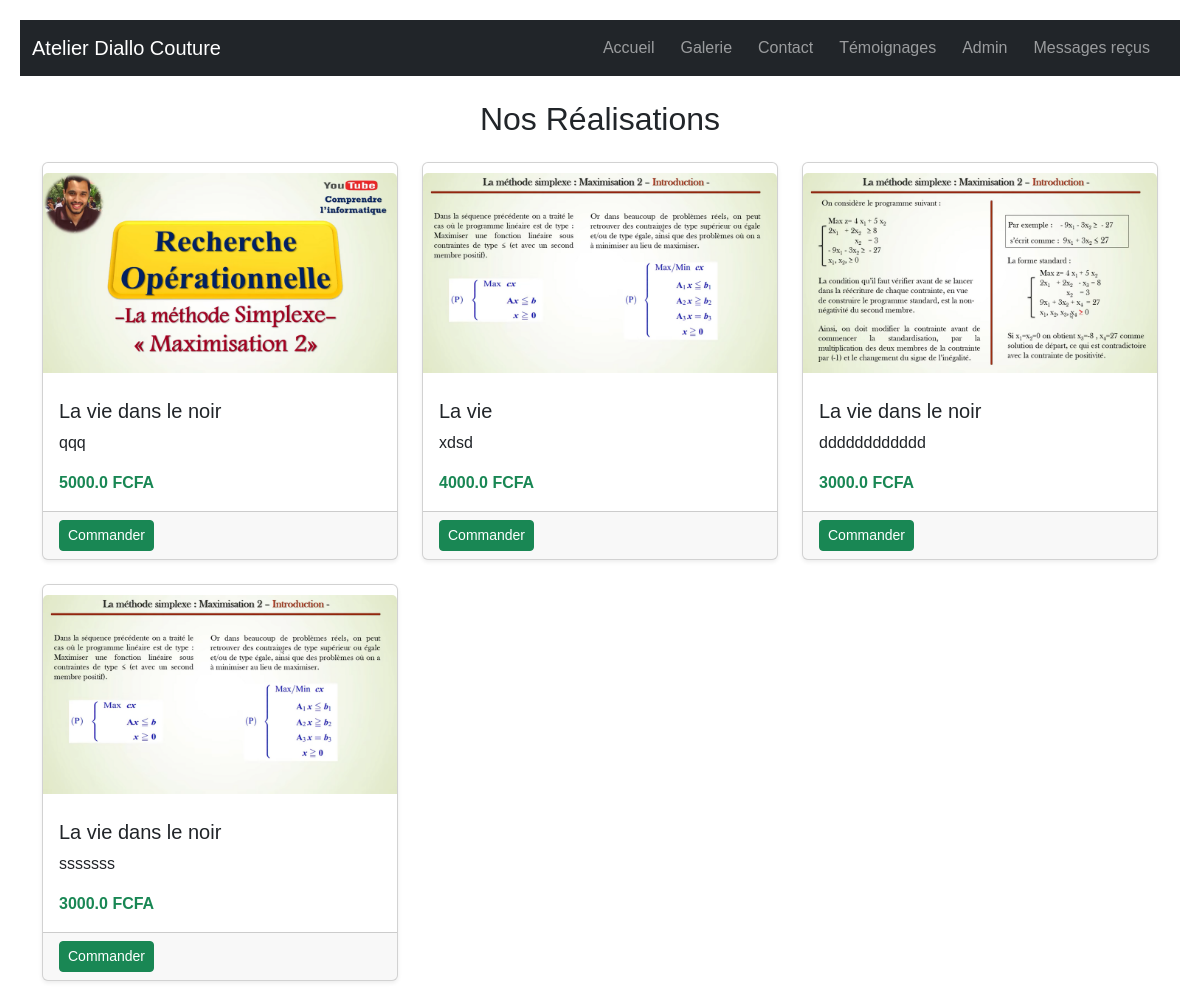
Page /galerie on the committed database.
### tables this page shows
CREATE TABLE realisations (
    id INTEGER PRIMARY KEY AUTOINCREMENT,
    titre TEXT NOT NULL,
    image_url TEXT NOT NULL,
    description TEXT NOT NULL,
    prix REAL NOT NULL
);

### app.py (the view)
@app.route('/galerie')
def galerie():
    conn = get_db_connection()
    realisations = conn.execute("SELECT * FROM realisations").fetchall()
    conn.close()
    return render_template('galerie.html', realisations=realisations)

### app.py (called while the page is built)
def get_db_connection():
    conn = sqlite3.connect('tailleur.db')
    conn.row_factory = sqlite3.Row
    return conn

### templates/galerie.html (shortened to what this page needs)
{% extends 'base.html' %}
{% block content %}
<h2 class="mb-4 text-center">Nos Réalisations</h2>
<div class="row row-cols-1 row-cols-sm-2 row-cols-md-3 g-4">
  {% for r in realisations %}
    <div class="col">
      <div class="card h-100 shadow-sm">
        <img src="{{ url_for('static', filename='images/' + r['image_url']) }}" class="card-img-top" alt="{{ r['titre'] }}">
        <div class="card-body">
            <h5 class="card-title">{{ r['titre'] }}</h5>
            <p class="card-text">{{ r['description'] }}</p>
            <p class="card-text fw-bold text-success">{{ r['prix'] }} FCFA</p>
        </div>
        <div class="card-footer d-flex justify-content-between">
          <a href="https://wa.me/221781209169?text=Je%20suis%20intéressé%20par%20{{ r['titre'] }}" class="btn btn-success btn-sm" target="_blank">Commander</a>
        </div>
      </div>
    </div>
  {% else %}
    <p class="text-muted">Aucune réalisation ajoutée pour le moment.</p>
  {% endfor %}
</div>
{% endblock %}

### templates/base.html (shortened to what this page needs)
<!DOCTYPE html>
<html lang="fr">
<head>
  <link href="https://cdn.jsdelivr.net/npm/bootstrap@5.3.0/dist/css/bootstrap.min.css" rel="stylesheet" />
  <link rel="stylesheet" href="{{ url_for('static', filename='css/style.css') }}" />
</head>
<body>
<nav class="navbar navbar-expand-lg navbar-dark bg-dark">
  <div class="container-fluid">
    <a class="navbar-brand" href="{{ url_for('accueil') }}">Atelier Diallo Couture</a>
    <div class="collapse navbar-collapse" id="navbarNav">
      <ul class="navbar-nav ms-auto">
        <li class="nav-item"><a class="nav-link" href="{{ url_for('accueil') }}">Accueil</a></li>
        <li class="nav-item"><a class="nav-link" href="{{ url_for('galerie') }}">Galerie</a></li>
        <li class="nav-item"><a class="nav-link" href="{{ url_for('contact') }}">Contact</a></li>
        <li class="nav-item"><a class="nav-link" href="{{ url_for('temoignages') }}">Témoignages</a></li>
        <li class="nav-item"><a class="nav-link" href="{{ url_for('admin_login') }}">Admin</a></li>
        <li class="nav-item"><a class="nav-link" href="{{ url_for('admin_messages') }}">Messages reçus</a></li>
      </ul>
    </div>
  </div>
</nav>
<div class="container mt-4">
  {% block content %}{% endblock %}
</div>
</body>
</html>

### static/style.css (style rules this page uses)
body { font-family: Arial, sans-serif; margin: 20px; }
img { max-height: 200px; margin: 10px 0; }
a { margin-right: 10px; }

### rows in the picture
realisations: image_url (picture), titre "La vie dans le noir", description "qqq", prix "5000.0"
realisations: image_url (picture), titre "La vie", description "xdsd", prix "4000.0"
realisations: image_url (picture), titre "La vie dans le noir", description "dddddddddddd", prix "3000.0"
realisations: image_url (picture), titre "La vie dans le noir", description "sssssss", prix "3000.0"
